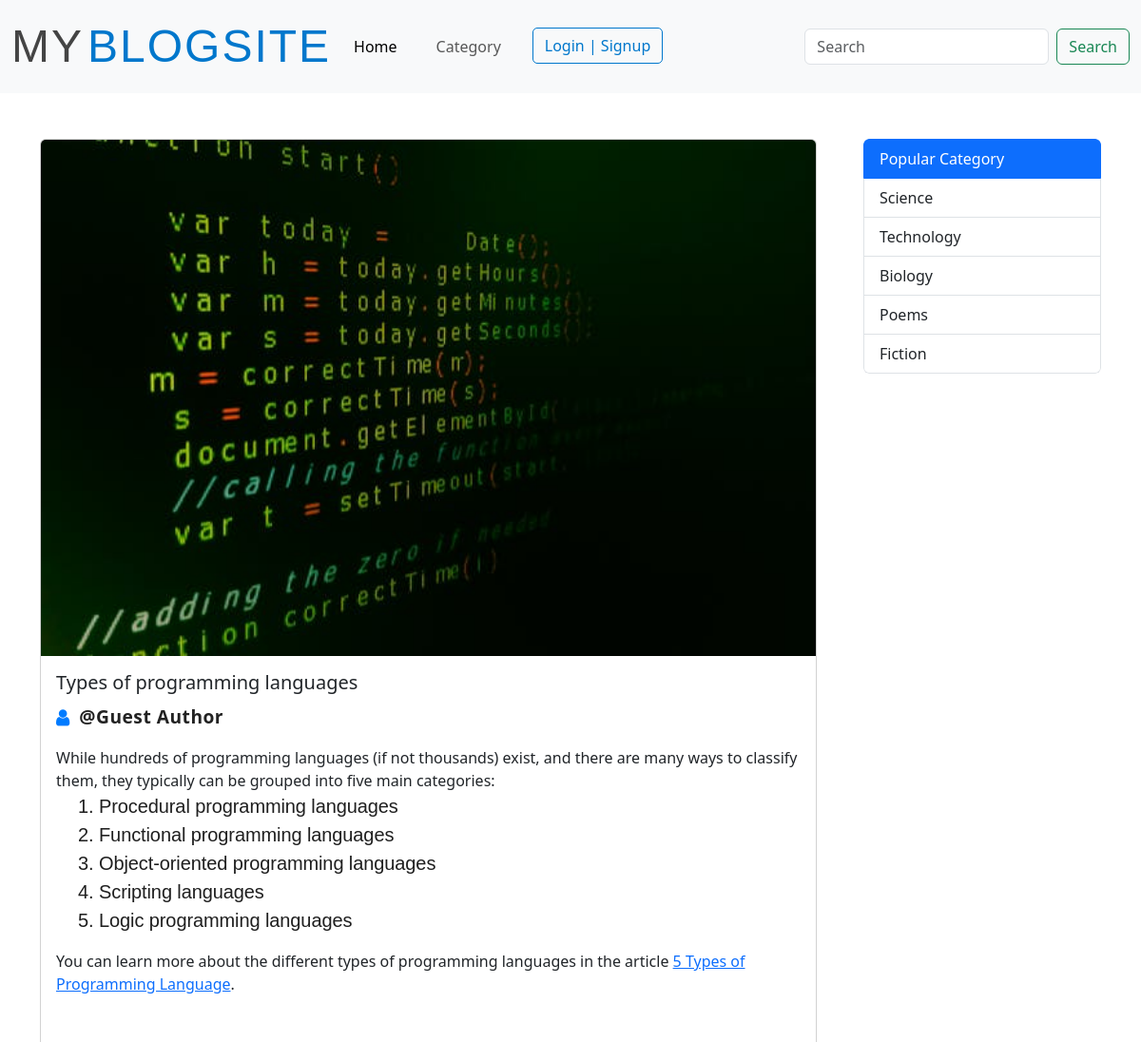
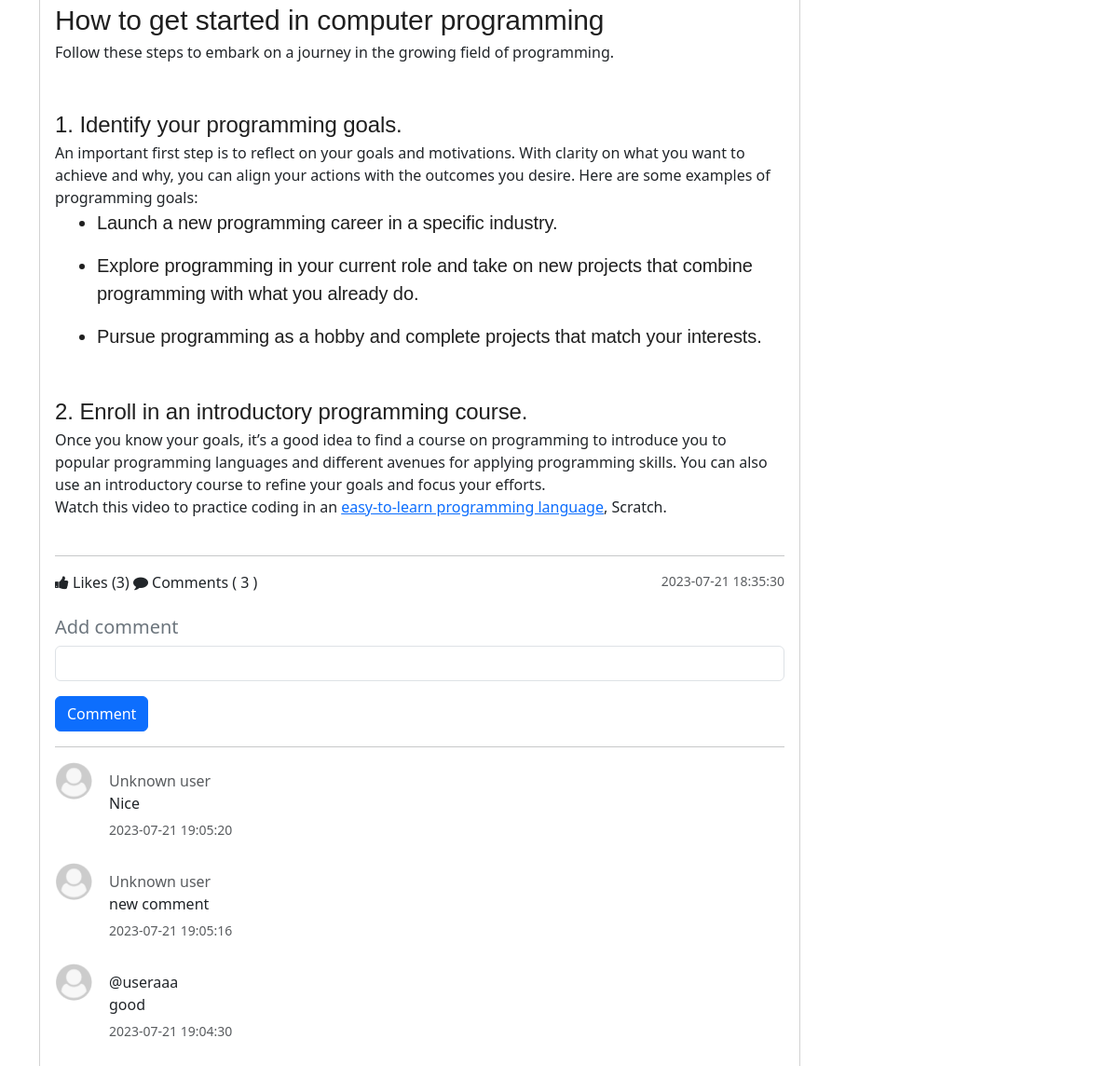
Screenshot of /blog-view.php?post_id=14 with the database file from the repository (2 pictures, top to bottom).
### tables this page shows
CREATE TABLE `post` (
  `post_id` int(11) NOT NULL,
  `post_title` varchar(127) NOT NULL,
  `post_text` text NOT NULL,
  `category` int(11) NOT NULL,
  `author_id` int(11) DEFAULT NULL,
  `publish` int(2) NOT NULL DEFAULT 1,
  `cover_url` varchar(255) NOT NULL DEFAULT 'default.jpg',
  `crated_at` datetime NOT NULL DEFAULT current_timestamp()
);

CREATE TABLE `comment` (
  `comment_id` int(11) NOT NULL,
  `comment` varchar(255) NOT NULL,
  `user_id` int(11) NOT NULL,
  `post_id` int(11) NOT NULL,
  `crated_at` datetime NOT NULL DEFAULT current_timestamp(),
  `created_at` datetime DEFAULT current_timestamp()
);

CREATE TABLE `users` (
  `id` int(11) NOT NULL,
  `fname` varchar(255) NOT NULL,
  `username` varchar(255) NOT NULL,
  `password` varchar(255) NOT NULL,
  `type` enum('normal','author') NOT NULL DEFAULT 'normal'
);

CREATE TABLE `category` (
  `id` int(11) NOT NULL,
  `category` varchar(127) NOT NULL
);

### admin/data/Post.php (called while the page is built, shortened)
<?php
function getById($conn, $id){
   $sql = "SELECT post.*, users.username AS author_name
           FROM post
           LEFT JOIN users ON post.author_id = users.id AND users.type = 'author'
           WHERE post.post_id = ? AND post.publish = 1";
   $stmt = $conn->prepare($sql);
   $stmt->execute([$id]);
   if($stmt->rowCount() >= 1){
         $data = $stmt->fetch();
         return $data;
   }else {
       return 0;
   }
}
function get5Categoies($conn){
   $sql = "SELECT * FROM category LIMIT 5";
   $stmt = $conn->prepare($sql);
   $stmt->execute();
   if($stmt->rowCount() >= 1){
         $data = $stmt->fetchAll();
         return $data;
   }else {
       return 0;
   }
}
function getUserByID($conn, $id){
   $sql = "SELECT id, fname, username FROM users WHERE id=?";
   $stmt = $conn->prepare($sql);
   $stmt->execute([$id]);
   if($stmt->rowCount() >= 1){
         $data = $stmt->fetch();
         return $data;
   }else {
       return 0;
   }
}

### admin/data/Comment.php (called while the page is built, shortened)
<?php
function CountByPostID($conn, $id){
   $sql = "SELECT * FROM comment WHERE post_id=?";
   $stmt = $conn->prepare($sql);
   $stmt->execute([$id]);
   return $stmt->rowCount();
}
function likeCountByPostID($conn, $id){
   $sql = "SELECT * FROM post_like WHERE post_id=?";
   $stmt = $conn->prepare($sql);
   $stmt->execute([$id]);
   return $stmt->rowCount();
}
function getCommentsByPostID($conn, $id){
   $sql = "SELECT * FROM comment WHERE post_id=? ORDER BY comment_id desc";
   $stmt = $conn->prepare($sql);
   $stmt->execute([$id]);
   if($stmt->rowCount() >= 1){
      $data = $stmt->fetchAll();
      return $data;
   }else {
       return 0;
   }
}

### blog-view.php (the view, shortened to what this page needs)
<?php
$logged = false;
if (isset($_GET['post_id'])) {
	include_once("admin/data/Post.php");
	include_once("admin/data/Comment.php");
	include_once("db_conn.php");
	$id = $_GET['post_id'];
	$post = getById($conn, $id);
	$comments = getCommentsByPostID($conn, $id);
	$categories = get5Categoies($conn);
?>
<!DOCTYPE html>
<html lang="en">
<head>
	<link href="https://cdn.jsdelivr.net/npm/bootstrap@5.3.0/dist/css/bootstrap.min.css" rel="stylesheet">
	<link rel="stylesheet" href="https://stackpath.bootstrapcdn.com/font-awesome/4.7.0/css/font-awesome.min.css">
</head>
<body>
<?php include 'inc/NavBar.php'; ?>
<div class="container mt-5">
	<section class="d-flex flex-wrap gap-4">
		<main class="main-blog">
			<div class="card main-blog-card mb-5">
				<img src="upload/blog/<?=$post['cover_url']?>" class="card-img-top" alt="...">
				<div class="card-body">
					<h5 class="card-title"><?=$post['post_title']?></h5>
					<div class="author-box">
						<i class="fa fa-user"></i>
						<span>@<?= $post['author_name'] ?? 'Guest Author'; ?></span>
					</div>
					<p class="card-text"><?=$post['post_text']?></p>
					<hr>
					<div class="d-flex justify-content-between">
						<div class="react-btns">
							<?php
							$post_id = $post['post_id'];
							if ($logged) {
								$liked = isLikedByUserID($conn, $post_id, $user_id);
								if ($liked) {
							?>
							<i class="fa fa-thumbs-up liked like-btn" post-id="<?=$post_id?>" liked="1"></i>
							<?php } else { ?>
							<i class="fa fa-thumbs-up like like-btn" post-id="<?=$post_id?>" liked="0"></i>
							<?php } } else { ?>
							<i class="fa fa-thumbs-up" aria-hidden="true"></i>
							<?php } ?>
							Likes (<span><?= likeCountByPostID($conn, $post['post_id']); ?></span>)
							<i class="fa fa-comment" aria-hidden="true"></i> Comments (
							<?= CountByPostID($conn, $post['post_id']); ?> )
						</div>
						<small class="text-muted"><?=$post['crated_at']?></small>
					</div>
					<form action="php/comment.php" method="post" id="comments" class="mt-4">
						<h5 class="text-secondary">Add comment</h5>
						<div class="mb-3">
							<input type="text" class="form-control" name="comment" required>
						</div>
						<button type="submit" class="btn btn-primary">Comment</button>
					</form>
					<hr>
					<div class="comments">
						<?php if($comments != 0){
							foreach ($comments as $comment) {
								$u = getUserByID($conn, $comment['user_id']);
								if ($u && is_array($u)) {
						?>
						<div class="comment d-flex mb-3">
							<img src="img/user-default.png" width="40" height="40" alt="User">
							<div class="p-2">
								<span>@<?= htmlspecialchars($u['username']) ?></span>
								<p class="mb-1"><?= htmlspecialchars($comment['comment']) ?></p>
								<small class="text-body-secondary"><?= $comment['crated_at'] ?></small>
							</div>
						</div>
						<?php } else { ?>
						<div class="comment d-flex mb-3">
							<img src="img/user-default.png" width="40" height="40" alt="User">
							<div class="p-2">
								<span class="text-muted">Unknown user</span>
								<p class="mb-1"><?= htmlspecialchars($comment['comment']) ?></p>
								<small class="text-body-secondary"><?= $comment['crated_at'] ?></small>
							</div>
						</div>
						<?php } } } ?>
					</div>
				</div>
			</div>
		</main>
		<aside class="aside-main">
			<div class="list-group category-aside">
				<a href="#" class="list-group-item list-group-item-action active">Popular Category</a>
				<?php foreach ($categories as $category) { ?>
				<a href="category.php?category_id=<?= $category['id'] ?>"
				   class="list-group-item list-group-item-action">
					<?= $category['category']; ?>
				</a>
				<?php } ?>
			</div>
		</aside>
	</section>
</div>
</body>
</html>
<?php } else {
	header("Location: login.php");
	exit;
} ?>

### inc/NavBar.php (shortened to what this page needs)
<nav class="navbar navbar-expand-lg bg-body-tertiary">
  <div class="container-fluid">
    <a class="navbar-brand" href="index.php">
      <div class="blog-title">
        <span class="blog-title-prefix">My</span><span class="blog-title-main">BlogSite</span>
      </div>
    </a>
    <div class="collapse navbar-collapse" id="navbarSupportedContent">
      <ul class="navbar-nav me-auto mb-2 mb-lg-0">
        <li class="nav-item">
          <a class="nav-link active" aria-current="page" href="index.php">Home</a>
        </li>
        <li class="nav-item">
          <a class="nav-link" href="category.php">Category</a>
        </li>
        <?php if (isset($_SESSION['user_id']) && isset($_SESSION['username'])): ?>
        <li class="nav-item dropdown">
          <a class="nav-link dropdown-toggle" href="profile.php" role="button"
            data-bs-toggle="dropdown" aria-expanded="false">
            <i class="fa fa-user" aria-hidden="true"></i>
            @<?= htmlspecialchars($_SESSION['username']) ?>
          </a>
          <ul class="dropdown-menu">
            <li><a class="dropdown-item" href="logout.php">Logout</a></li>
          </ul>
        </li>
        <?php else: ?>
        <li class="nav-item">
          <a class="nav-link" href="login.php">Login | Signup</a>
        </li>
        <?php endif; ?>
      </ul>
      <form class="d-flex" role="search" method="GET" action="index.php">
        <input class="form-control me-2" type="search" name="search" placeholder="Search"
          aria-label="Search">
        <button class="btn btn-outline-success" type="submit">Search</button>
      </form>
    </div>
  </div>
</nav>

### blog-view.php (style rules this page uses)
.category-aside { position: sticky; top: 100px; max-height: 400px; overflow-y: auto; }
.main-blog { flex: 1; min-width: 0; }
.aside-main { width: 250px; margin-left: 25px; }
.card.main-blog-card { transition: box-shadow 0.3s; }
.comment img { border-radius: 50%; margin-right: 10px; }
.author-box { display: flex; align-items: center; margin-top: 10px; margin-bottom: 15px; font-size: 1.1rem; color: #333; font-weight: 500; }
.author-box i { color: #007bff; font-size: 20px; margin-right: 10px; }
.author-box span { color: #222; font-weight: 600; font-size: 1.2rem; letter-spacing: 0.5px; }

### inc/NavBar.php (style rules this page uses)
.blog-title { font-family: 'Rajdhani', sans-serif; font-size: 48px; text-transform: uppercase; letter-spacing: 2px; color: #222; display: inline-block; position: relative; animation: fadeSlideUp 1s ease-out; }
.blog-title-prefix { color: #444; margin-right: 4px; opacity: 0; animation: slideInLeft 0.8s ease-out forwards; }
.blog-title-main { color: #0077cc; opacity: 0; animation: slideInRight 0.8s ease-out forwards; animation-delay: 0.2s; }
.navbar-nav .nav-item { margin-right: 25px; }
.navbar-nav .nav-item:last-child .nav-link { font-weight: 500; border: 1px solid #0077cc; padding: 6px 12px; border-radius: 5px; color: #0077cc; transition: all 0.3s ease; }

### rows the page displays
post: cover_url (picture), post_title "Types of programming languages", post_text "While hundreds of programming languages (if not thousands) exist, and there are many ways to classify them, they typically can be grouped into five main categories: Procedural programming languages Functional programming languages Object-oriented programming languages Scripting languages Logic programming languages You can learn more about the different types of programming languages in the article 5 Types of Programming Language . How to get started in computer programming Follow these steps to embark on a journey in the growing field of programming. 1. Identify your programming goals. An important first step is to reflect on your goals and motivations. With clarity on what you want to…", crated_at "2023-07-21 18:35:30"
comment: comment "Nice", crated_at "2023-07-21 19:05:20"
comment: comment "new comment", crated_at "2023-07-21 19:05:16"
comment: user.username "useraaa", comment "good", crated_at "2023-07-21 19:04:30"
category: category "Science"
category: category "Technology"
category: category "Biology"
category: category "Poems"
category: category "Fiction"

### other values shown
$post['author_name'] "Guest Author"
likeCountByPostID($conn, $post['post_id']) "3"
CountByPostID($conn, $post['post_id']) "3"
